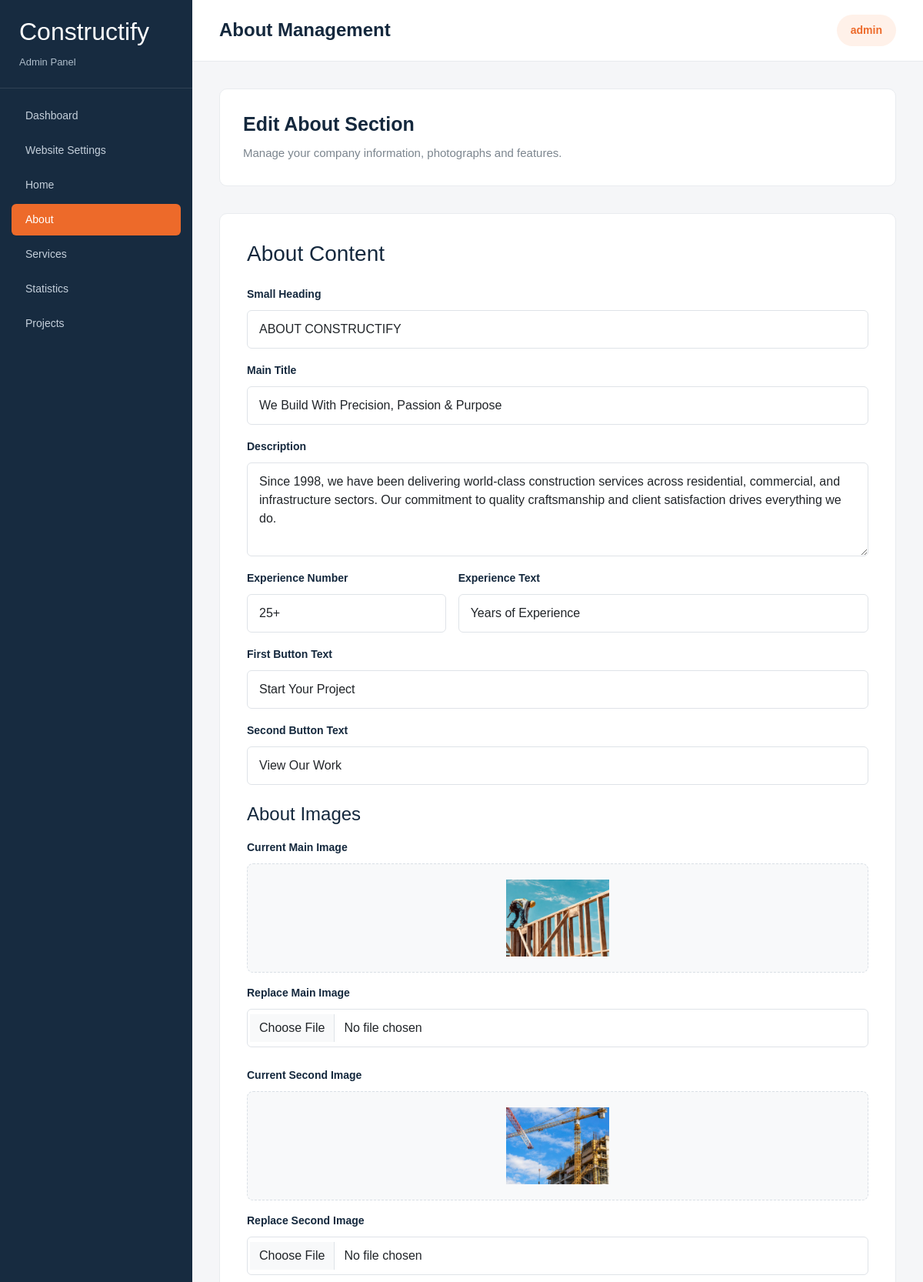
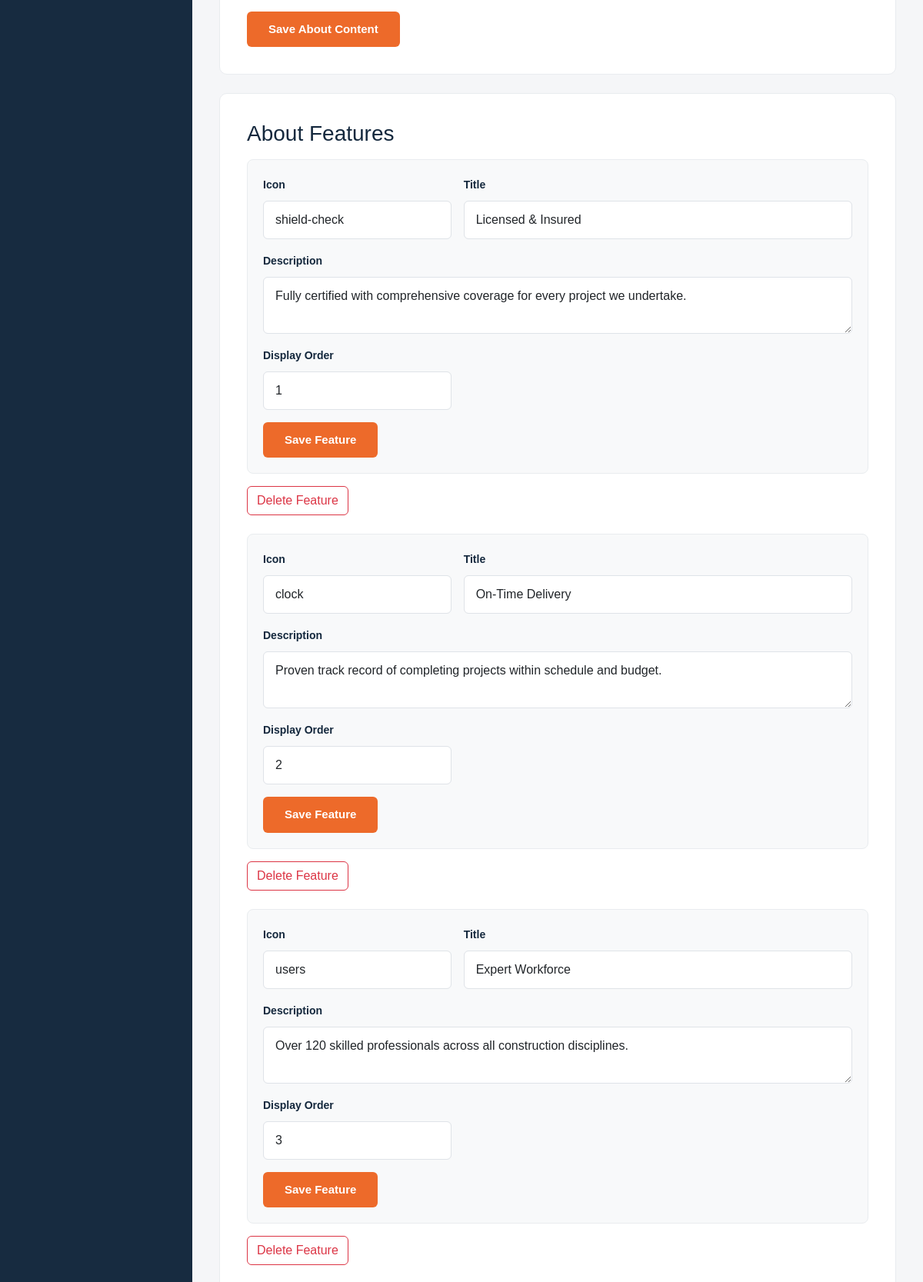
Page /admin/about.php (signed in, upper part) on the committed database (2 pictures, top to bottom).
### tables this page shows
CREATE TABLE `about_section` (
  `id` int(11) NOT NULL,
  `small_heading` varchar(255) DEFAULT NULL,
  `title` varchar(255) DEFAULT NULL,
  `description` text DEFAULT NULL,
  `main_image` varchar(255) DEFAULT NULL,
  `second_image` varchar(255) DEFAULT NULL,
  `experience_number` varchar(20) DEFAULT NULL,
  `experience_text` varchar(100) DEFAULT NULL,
  `first_button_text` varchar(100) DEFAULT NULL,
  `second_button_text` varchar(100) DEFAULT NULL
);

CREATE TABLE `about_features` (
  `id` int(11) NOT NULL,
  `icon` varchar(50) DEFAULT NULL,
  `title` varchar(150) DEFAULT NULL,
  `description` text DEFAULT NULL,
  `display_order` int(11) NOT NULL
);

### admin/about.php (the view, shortened to what this page needs)
<?php
require_once '../config/database.php';
function e($value) {
    return htmlspecialchars((string) $value, ENT_QUOTES, 'UTF-8');
}
$stmt = $pdo->query("SELECT * FROM about_section LIMIT 1");
$about = $stmt->fetch(PDO::FETCH_ASSOC);
$stmt = $pdo->query(
    "SELECT * FROM about_features ORDER BY display_order, id"
);
$features = $stmt->fetchAll(PDO::FETCH_ASSOC);
?>
<!DOCTYPE html>
<html lang="en">
<head>
    <link
        href="https://cdn.jsdelivr.net/npm/bootstrap@5.3.3/dist/css/bootstrap.min.css"
        rel="stylesheet"
    >
    <link rel="stylesheet" href="assets/admin.css">
</head>
<body>
<div class="admin-layout">
    <aside class="admin-sidebar" id="adminSidebar">
        <div class="sidebar-brand">
            <h2>Constructify</h2>
            <span>Admin Panel</span>
        </div>
        <nav class="sidebar-nav">
            <a href="dashboard.php" class="sidebar-link">Dashboard</a>
            <a href="settings.php" class="sidebar-link">Website Settings</a>
            <a href="home.php" class="sidebar-link">Home</a>
            <a href="about.php" class="sidebar-link active">About</a>
            <a href="services.php" class="sidebar-link">Services</a>
            <a href="statistics.php" class="sidebar-link">Statistics</a>
            <a href="projects.php" class="sidebar-link">Projects</a>
        </nav>
    </aside>
    <div class="admin-main">
        <header class="admin-header">
            <div class="header-left">
                <h1>About Management</h1>
            </div>
            <div class="admin-user">
                <?= e($_SESSION['admin_username']) ?>
            </div>
        </header>
        <main class="admin-content">
            <div class="settings-container">
                <div class="welcome-section">
                    <h2>Edit About Section</h2>
                    <p>Manage your company information, photographs and features.</p>
                </div>
                <form method="POST" enctype="multipart/form-data"
                      class="settings-form mb-4">
                    <h3 class="mb-4">About Content</h3>
                    <div class="mb-3">
                        <label for="small_heading" class="form-label">Small Heading</label>
                        <input type="text" class="form-control" id="small_heading"
                               name="small_heading"
                               value="<?= e($about['small_heading']) ?>" required>
                    </div>
                    <div class="mb-3">
                        <label for="title" class="form-label">Main Title</label>
                        <input type="text" class="form-control" id="title"
                               name="title"
                               value="<?= e($about['title']) ?>" required>
                    </div>
                    <div class="mb-3">
                        <label for="description" class="form-label">Description</label>
                        <textarea class="form-control" id="description"
                                  name="description" rows="4"
                                  required><?= e($about['description']) ?></textarea>
                    </div>
                    <div class="row g-3 mb-3">
                        <div class="col-md-4">
                            <label for="experience_number" class="form-label">
                                Experience Number
                            </label>
                            <input type="text" class="form-control"
                                   id="experience_number"
                                   name="experience_number"
                                   value="<?= e($about['experience_number']) ?>"
                                   required>
                        </div>
                        <div class="col-md-8">
                            <label for="experience_text" class="form-label">
                                Experience Text
                            </label>
                            <input type="text" class="form-control"
                                   id="experience_text"
                                   name="experience_text"
                                   value="<?= e($about['experience_text']) ?>"
                                   required>
                        </div>
                    </div>
                    <div class="mb-3">
                        <label for="first_button_text" class="form-label">
                            First Button Text
                        </label>
                        <input type="text" class="form-control"
                               id="first_button_text"
                               name="first_button_text"
                               value="<?= e($about['first_button_text']) ?>"
                               required>
                    </div>
                    <div class="mb-4">
                        <label for="second_button_text" class="form-label">
                            Second Button Text
                        </label>
                        <input type="text" class="form-control"
                               id="second_button_text"
                               name="second_button_text"
                               value="<?= e($about['second_button_text']) ?>"
                               required>
                    </div>
                    <h4 class="mb-3">About Images</h4>
                    <div class="mb-4">
                        <label class="form-label">Current Main Image</label>
                        <div class="current-logo">
                            <?php if (!empty($about['main_image'])): ?>
                                <img src="../<?= e($about['main_image']) ?>"
                                     alt="Main About image">
                            <?php else: ?>
                                <span>No image uploaded</span>
                            <?php endif; ?>
                        </div>
                        <label for="main_image" class="form-label mt-3">
                            Replace Main Image
                        </label>
                        <input type="file" class="form-control"
                               id="main_image" name="main_image"
                               accept=".jpg,.jpeg,.png,.webp">
                    </div>
                    <div class="mb-4">
                        <label class="form-label">Current Second Image</label>
                        <div class="current-logo">
                            <?php if (!empty($about['second_image'])): ?>
                                <img src="../<?= e($about['second_image']) ?>"
                                     alt="Second About image">
                            <?php else: ?>
                                <span>No image uploaded</span>
                            <?php endif; ?>
                        </div>
                        <label for="second_image" class="form-label mt-3">
                            Replace Second Image
                        </label>
                        <input type="file" class="form-control"
                               id="second_image" name="second_image"
                               accept=".jpg,.jpeg,.png,.webp">
                    </div>
                    <button type="submit" class="save-settings-btn">
                        Save About Content
                    </button>
                </form>
                <div class="settings-form mb-4">
                    <h3 class="mb-3">About Features</h3>
                    <?php foreach ($features as $feature): ?>
                        <form method="POST" class="counter-edit-card mb-3">
                            <div class="row g-3">
                                <div class="col-md-4">
                                    <label class="form-label">Icon</label>
                                    <input type="text" class="form-control"
                                           name="icon" maxlength="50"
                                           value="<?= e($feature['icon']) ?>"
                                           required>
                                </div>
                                <div class="col-md-8">
                                    <label class="form-label">Title</label>
                                    <input type="text" class="form-control"
                                           name="title" maxlength="150"
                                           value="<?= e($feature['title']) ?>"
                                           required>
                                </div>
                                <div class="col-12">
                                    <label class="form-label">Description</label>
                                    <textarea name="description" class="form-control"
                                              rows="2" required><?= e($feature['description']) ?></textarea>
                                </div>
                                <div class="col-md-4">
                                    <label class="form-label">Display Order</label>
                                    <input type="number" name="display_order"
                                           class="form-control" min="1"
                                           value="<?= (int) $feature['display_order'] ?>"
                                           required>
                                </div>
                            </div>
                            <div class="d-flex gap-2 mt-3">
                                <button type="submit" class="save-settings-btn">
                                    Save Feature
                                </button>
                            </div>
                        </form>
                        <form method="POST" class="mb-4"
                              onsubmit="return confirm('Delete this feature?');">
                            <button type="submit" class="btn btn-outline-danger">
                                Delete Feature
                            </button>
                        </form>
                    <?php endforeach; ?>
                </div>
            </div>
        </main>
    </div>
</div>
</body>
</html>

### admin/assets/admin.css (style rules this page uses)
:root { --primary-color: #ed6a2a; --dark-color: #14283d; --sidebar-color: #172b40; --background-color: #f5f6f8; }
* { box-sizing: border-box; }
body { margin: 0; font-family: Arial, sans-serif; background: var(--background-color); color: var(--dark-color); }
.admin-layout { display: flex; min-height: 100vh; }
.admin-sidebar { position: fixed; top: 0; left: 0; bottom: 0; width: 250px; background: var(--sidebar-color); color: white; display: flex; flex-direction: column; z-index: 1000; overflow-y: auto; }
.sidebar-brand { padding: 22px 25px; border-bottom: 1px solid rgba(255, 255, 255, 0.1); }
.sidebar-brand span { font-size: 13px; color: #aebdca; }
.sidebar-nav { padding: 15px; }
.sidebar-link { display: block; padding: 10px 18px; margin-bottom: 4px; color: #c5d0db; text-decoration: none; border-radius: 6px; font-size: 14px; transition: background-color 0.2s, color 0.2s; }
.sidebar-link.active { background: var(--primary-color); color: white; }
.admin-main { margin-left: 250px; width: calc(100% - 250px); min-width: 0; }
.admin-header { height: 80px; background: white; border-bottom: 1px solid #e8eaed; padding: 0 35px; display: flex; align-items: center; justify-content: space-between; }
.header-left { display: flex; align-items: center; gap: 15px; }
.admin-header h1 { font-size: 24px; font-weight: 700; margin: 0; }
.admin-user { background: #fff1e9; color: var(--primary-color); padding: 10px 18px; border-radius: 30px; font-size: 14px; font-weight: 600; }
.admin-content { padding: 35px; }
.welcome-section { background: white; padding: 30px; border-radius: 10px; border: 1px solid #e9ecef; margin-bottom: 35px; }
.welcome-section h2 { font-size: 25px; font-weight: 700; margin-bottom: 12px; }
.welcome-section p { color: #7b858e; font-size: 15px; margin-bottom: 0; }
.settings-container { max-width: 900px; }
.settings-form { background: white; border: 1px solid #e9ecef; border-radius: 10px; padding: 35px; }
.settings-form .form-label { font-size: 14px; font-weight: 600; color: var(--dark-color); margin-bottom: 10px; }
.settings-form .form-control { padding: 12px 15px; border-color: #dfe3e8; border-radius: 6px; }
.current-logo { display: flex; align-items: center; justify-content: center; min-height: 120px; background: #f8f9fa; border: 1px dashed #d9dfe5; border-radius: 8px; padding: 20px; }
.current-logo img { max-width: 180px; max-height: 100px; object-fit: contain; }
.save-settings-btn { background: var(--primary-color); color: white; border: none; border-radius: 6px; padding: 12px 28px; font-size: 15px; font-weight: 600; cursor: pointer; }
.counter-edit-card { background: #f8f9fa; border: 1px solid #e9ecef; border-radius: 8px; padding: 20px; }

### rows in the picture
about_section: small_heading "ABOUT CONSTRUCTIFY", title "We Build With Precision, Passion & Purpose", description "Since 1998, we have been delivering world-class construction services across residential, commercial, and infrastructure sectors. Our commitment to quality craftsmanship and client satisfaction drives everything we do.", experience_number "25+", experience_text "Years of Experience", first_button_text "Start Your Project", second_button_text "View Our Work", main_image (picture), second_image (picture)
about_features: icon "shield-check", title "Licensed & Insured", description "Fully certified with comprehensive coverage for every project we undertake.", display_order "1"
about_features: icon "clock", title "On-Time Delivery", description "Proven track record of completing projects within schedule and budget.", display_order "2"
about_features: icon "users", title "Expert Workforce", description "Over 120 skilled professionals across all construction disciplines.", display_order "3"

### other values in the picture
$_SESSION['admin_username'] "admin"
